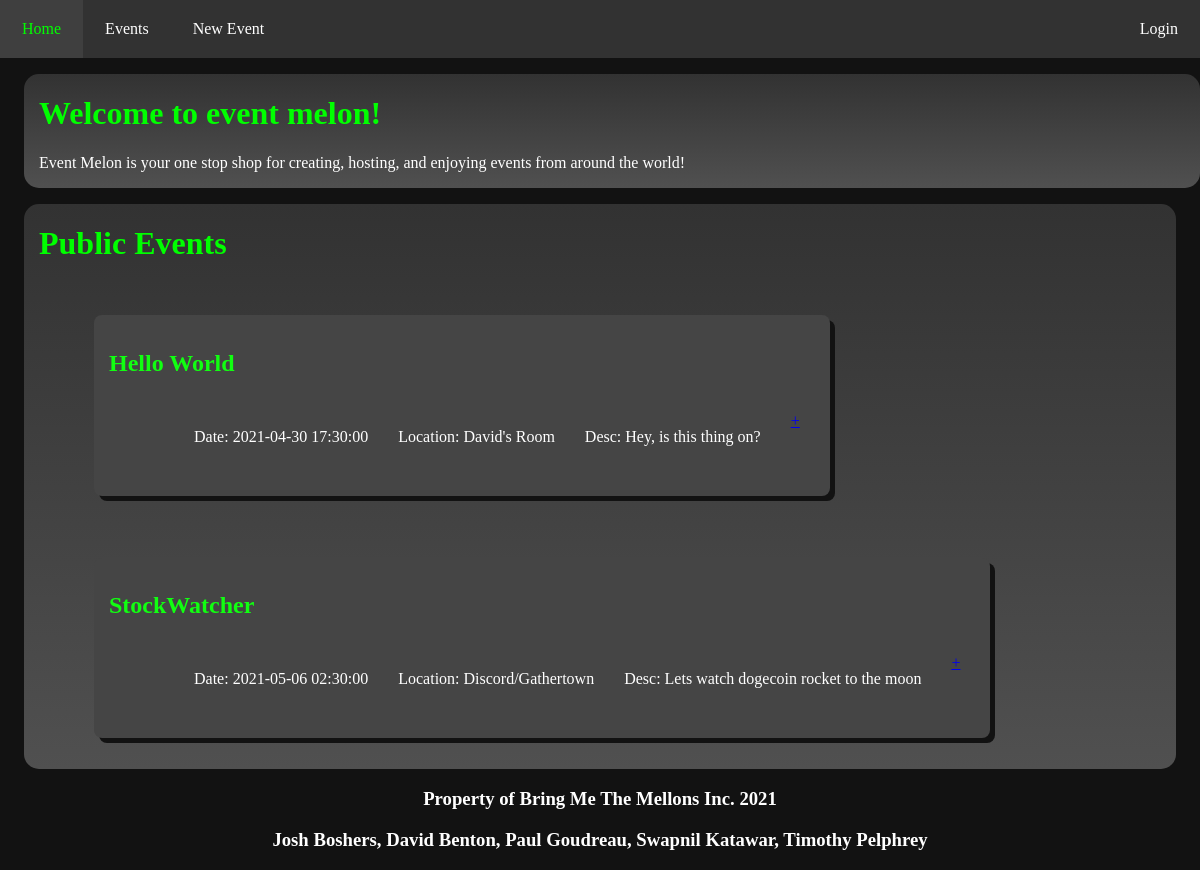
The page /index on the database as committed earlier.
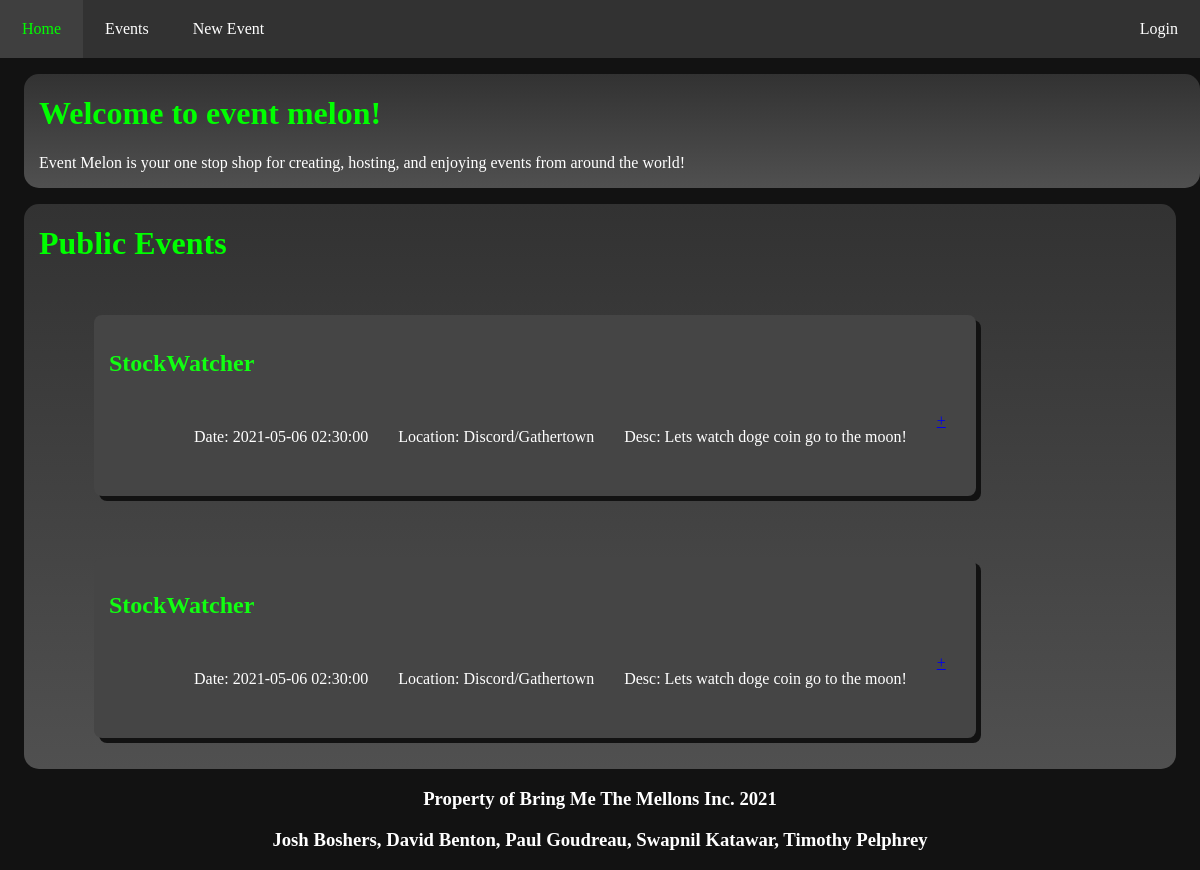
The same page on the database as committed later.
### database/models.py (models this page shows, shortened)
class Event(db.Model):
    id = db.Column('id', db.Integer, primary_key=True)
    host_id = db.Column(db.Integer, db.ForeignKey('user.id'), nullable=False)
    name = db.Column('name', db.String(100), nullable=False)
    is_private = db.Column('is_private', db.Boolean, default=False, nullable=False)
    location = db.Column('location', db.String(200), nullable=False)
    start_time = db.Column('start_time', db.DateTime, nullable=False)
    end_time = db.Column('end_time', db.DateTime)
    image = db.Column('image', db.String(50))
    description = db.Column('description', db.VARCHAR, nullable=False)
    rsvps = db.relationship('RSVP', backref='event', cascade='all, delete-orphan', lazy=True)

### app.py (the view)
@app.route('/')
@app.route('/index')
def index():
    events = db.session.query(Event).filter_by(is_private=False).all()
    return render_template('index.html', events=events)

### templates/index.html (shortened to what this page needs)
<!DOCTYPE html>
<html>
  <head>
      <link rel="stylesheet" href="{{ url_for('static', filename='css/main.css') }}">
  </head>
  <body>
        <nav>
        <ul id="navbar">
          <li><a class="nav-link" href="/index"> Home </a></li>
          <li><a class="nav-link"  href="/events"> Events </a></li>
          <li><a class="nav-link"  href="/events/new"> New Event </a></li>
            {% if session['user'] %}
            <div class="nav-right">
            <li><a class="nav-link" id="login"  href="/logout"> Logout </a></li>
            </div>
            {% else %}
            <div class="nav-right">
            <li><a class="nav-link" id="login"  href="/login"> Login </a></li>
            </div>
            {% endif %}
        </ul>
        </nav>
  <div class="row">
    <div class="spacer"></div>
    <div class="event_frame_r">
      <h1>Welcome to event melon!</h1>
      <p>Event Melon is your one stop shop for creating, hosting, and enjoying events from around the world!</p>
    </div>
  </div>
  <div class="row">
    <div class="spacer"></div>
    <div class="event_frame_r">
    <h1> Public Events </h1>
    {% for event in events %}
    <ul class="event_list">
    <li>
        <div class="public_event">
            <h2> {{event.name}}</h2>
            <ul class="event_info">
                <li calss="info">
                </li>
                <li class="info">
                    <p> Date: {{event.start_time}}</p>
                </li>
                <li class="info">
                    <p> Location: {{event.location}}</p>
                </li>
                <li class="info">
                    <p> Desc: {{event.description}}</p>
                </li>
                <li class="info"><a href="events/{{event.id}}"> +</a></li>
            </ul>
        </div>
    </li>
    </ul>
    {%endfor%}
    </div>
    <div class="spacer"></div>
  </div>
    <div class="footer">
        <h3>Property of Bring Me The Mellons Inc. 2021</h3>
        <h3>Josh Boshers, David Benton, Paul Goudreau, Swapnil Katawar, Timothy Pelphrey</h3>
    </div>
  </body>
</html>

### static/css/main.css (style rules this page uses)
body { background-color: #111111; margin: 0px; background-color: #121212 }
#navbar { list-style-type: none; background-color: #323232; margin:0; padding:0; overflow: hidden; }
.nav-right { float:right; }
li { float:left; }
.nav-link { text-decoration: none; display: block; color: white; text-align: center; padding: 20px 22px; background-color: #323232; vertical-align: center; float: right; }
.footer { background-color: #323232 position: fixed; bottom: 0; left:0; width: 100%; text-align: center; }
.event_frame_r { background-image: linear-gradient( to bottom, #323232, #505050); flex:50%; border-radius:15px; padding-left: 15px; padding-right: 15px; overflow-y: auto; }
.spacer { width: 2%; }
p { color: white; }
h1 { color:#00FF00; }
h2 { color:#11FF11; }
h3 { color:white; }
.public_event { background-color: #454545; border-radius: 8px; padding:15px; box-shadow: 5px 5px #121212; }
.row { display: flex; float:left width:50%; height: 90%; }
.event_list { display: inline; float: left; list-style-type: none; }
.event_list li { padding: 15px; }
.event_info { list-style-type: none; display: inline-block; }
.info { padding-left: 20px; }

Rows that differ between the two databases and show on the page:
removed Event: name "Hello World", start_time "2021-04-30 17:30:00", location "David's Room", description "Hey, is this thing on?"
added Event: name "StockWatcher", start_time "2021-05-06 02:30:00", location "Discord/Gathertown", description "Lets watch doge coin go to the moon!"
changed Event (number 2 of 2 on the later page): description "Lets watch dogecoin rocket to the moon" → "Lets watch doge coin go to the moon!"
